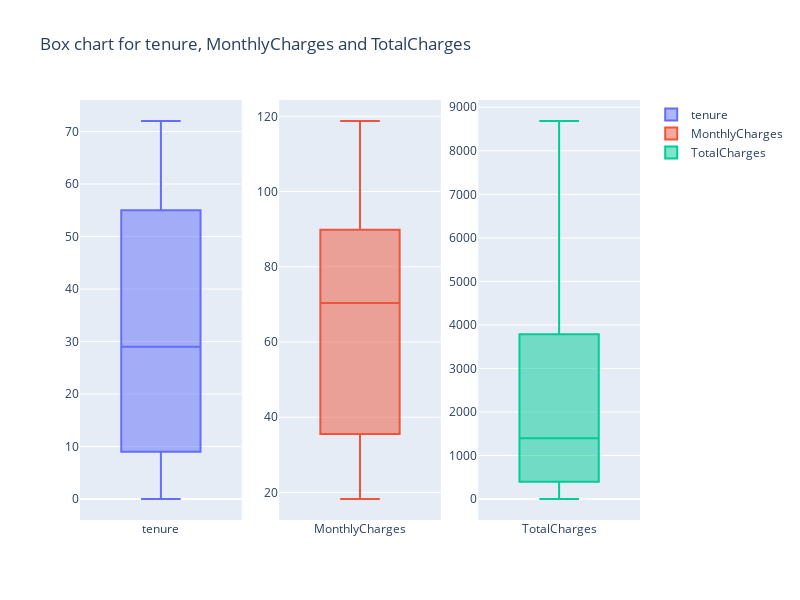

Notebook code cell kept with this figure:
### Code cell
fig = make_subplots(rows=1, cols=3)
fig.add_trace(go.Box(y=df_telco['tenure'],name='tenure'),row=1,col=1)
fig.add_trace(go.Box(y=df_telco['MonthlyCharges'],name='MonthlyCharges'),row=1,col=2)
fig.add_trace(go.Box(y=df_telco['TotalCharges'],name='TotalCharges'),row=1,col=3)
fig.update_layout(height=600, width=800, title_text="Box chart for tenure, MonthlyCharges and TotalCharges")
fig.show()

### Figure 1 — Plotly figure (JSON) as saved in the notebook; plotly's stock layout.template omitted (floating-point values rounded to 4 significant figures; data arrays with more than 128 entries replaced by an {"elided": "..."} marker saying what was removed)
{"data": [{"name": "tenure", "type": "box", "xaxis": "x", "y": {"elided": "7043 int values"}, "yaxis": "y"}, {"name": "MonthlyCharges", "type": "box", "xaxis": "x2", "y": {"elided": "7043 float values"}, "yaxis": "y2"}, {"name": "TotalCharges", "type": "box", "xaxis": "x3", "y": {"elided": "7043 float values"}, "yaxis": "y3"}], "layout": {"height": 600, "title": {"text": "Box chart for tenure, MonthlyCharges and TotalCharges"}, "width": 800, "xaxis": {"anchor": "y", "domain": [0, 0.2889]}, "xaxis2": {"anchor": "y2", "domain": [0.3556, 0.6444]}, "xaxis3": {"anchor": "y3", "domain": [0.7111, 1]}, "yaxis": {"anchor": "x", "domain": [0, 1]}, "yaxis2": {"anchor": "x2", "domain": [0, 1]}, "yaxis3": {"anchor": "x3", "domain": [0, 1]}}}
